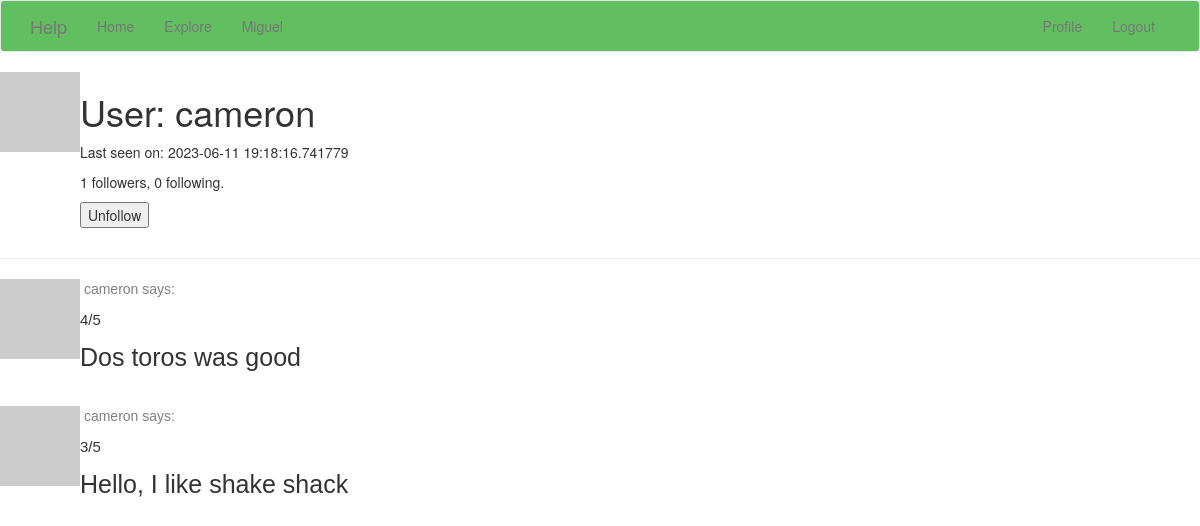
Screenshot of /user/cameron (signed in) with the database file from the repository.
### app/models.py (models this page shows, shortened)
class User(UserMixin, db.Model):
    id = db.Column(db.Integer, primary_key=True)
    username = db.Column(db.String(64), index=True, unique=True)
    email = db.Column(db.String(120), index=True, unique=True)
    password_hash = db.Column(db.String(128))
    posts = db.relationship('Post', backref='author', lazy='dynamic')
    about_me = db.Column(db.String(140))
    last_seen = db.Column(db.DateTime, default=datetime.utcnow)
    followed = db.relationship(
        'User', secondary=followers,
        primaryjoin=(followers.c.follower_id == id),
        secondaryjoin=(followers.c.followed_id == id),
        backref=db.backref('followers', lazy='dynamic'), lazy='dynamic')
    def avatar(self, size):
        digest = md5(self.email.lower().encode('utf-8')).hexdigest()
        return 'https://www.gravatar.com/avatar/729e26a2a2c7ff24a71958d4aa4e5f35'.format(
            digest, size)
    def is_following(self, user):
        return self.followed.filter(
            followers.c.followed_id == user.id).count() > 0

class Post(db.Model):
    id = db.Column(db.Integer, primary_key=True)
    body = db.Column(db.String(140))
    timestamp = db.Column(db.DateTime, index=True, default=datetime.utcnow)
    user_id = db.Column(db.Integer, db.ForeignKey('user.id'))
    rating = db.Column(db.Integer, default=0)

### app/routes.py (the view)
@app.route('/user/<username>')
@login_required
def user(username):
    user = User.query.filter_by(username=username).first_or_404()
    page = request.args.get('page', 1, type=int)
    posts = user.posts.order_by(Post.timestamp.desc()).paginate(
        page=page, per_page=app.config['POSTS_PER_PAGE'], error_out=False)
    next_url = url_for('user', username=user.username, page=posts.next_num) \
        if posts.has_next else None
    prev_url = url_for('user', username=user.username, page=posts.prev_num) \
        if posts.has_prev else None
    form = EmptyForm()
    return render_template('user.html', user=user, posts=posts.items,
                           next_url=next_url, prev_url=prev_url, form=form)

### app/forms.py
class EmptyForm(FlaskForm):
    submit = SubmitField('Submit')

### app/models.py (called while the page is built)
@login.user_loader
def load_user(id):
    return User.query.get(int(id))

### app/routes.py (called while the page is built)
@app.before_request
def before_request():
    if current_user.is_authenticated:
        current_user.last_seen = datetime.utcnow()
        db.session.commit()

### app/templates/user.html (shortened to what this page needs)
{% extends "base.html" %}
{% block content %}
    <table>
        <tr valign="top">
            <td><img src="{{ user.avatar(128) }}"></td>
            <td>
                <h1>User: {{ user.username }}</h1>
                {% if user.last_seen %}<p>Last seen on: {{ user.last_seen }}</p>{% endif %}
                <p>{{ user.followers.count() }} followers, {{ user.followed.count() }} following.</p>
                {% if user == current_user %}
                <p><a href="{{ url_for('edit_profile') }}">Edit your profile</a></p>
                {% else %}
                <p>
                    <form action="{{ url_for('unfollow', username=user.username) }}" method="post">
                        {{ form.submit(value='Unfollow') }}
                    </form>
                </p>
                {% endif %}
            </td>
        </tr>
    </table>
    <hr>
    {% for post in posts %}
        {% include '_post.html' %}
    {% endfor %}
{% endblock %}

### app/templates/_post.html
    <table>
        <tr valign="top">
            <td><img src="{{ post.author.avatar(36) }}"></td>
            <td>
                <a href="{{ url_for('user', username=post.author.username) }}">
                    <p style="font-family: Helvetica; color: grey" >&nbsp{{ post.author.username }} says:</p>
                </a>
              <body>
              <p style="font-family: Helvetica; font-size: 15px"> {{ post.rating}}/5</p>
              <p style="font-family: Helvetica; font-size: 25px"> {{ post.body }} </p>
              <br>
              </body>
            </td>
        </tr>
    </table>

### rows the page displays
User: username "cameron", last_seen "2023-06-11 19:18:16.741779"
Post: author.username "cameron", rating "4", body "Dos toros was good"
Post: author.username "cameron", rating "3", body "Hello, I like shake shack"

### other values shown
{{ user.followers.count() }} "1"
{{ user.followed.count() }} "0"
